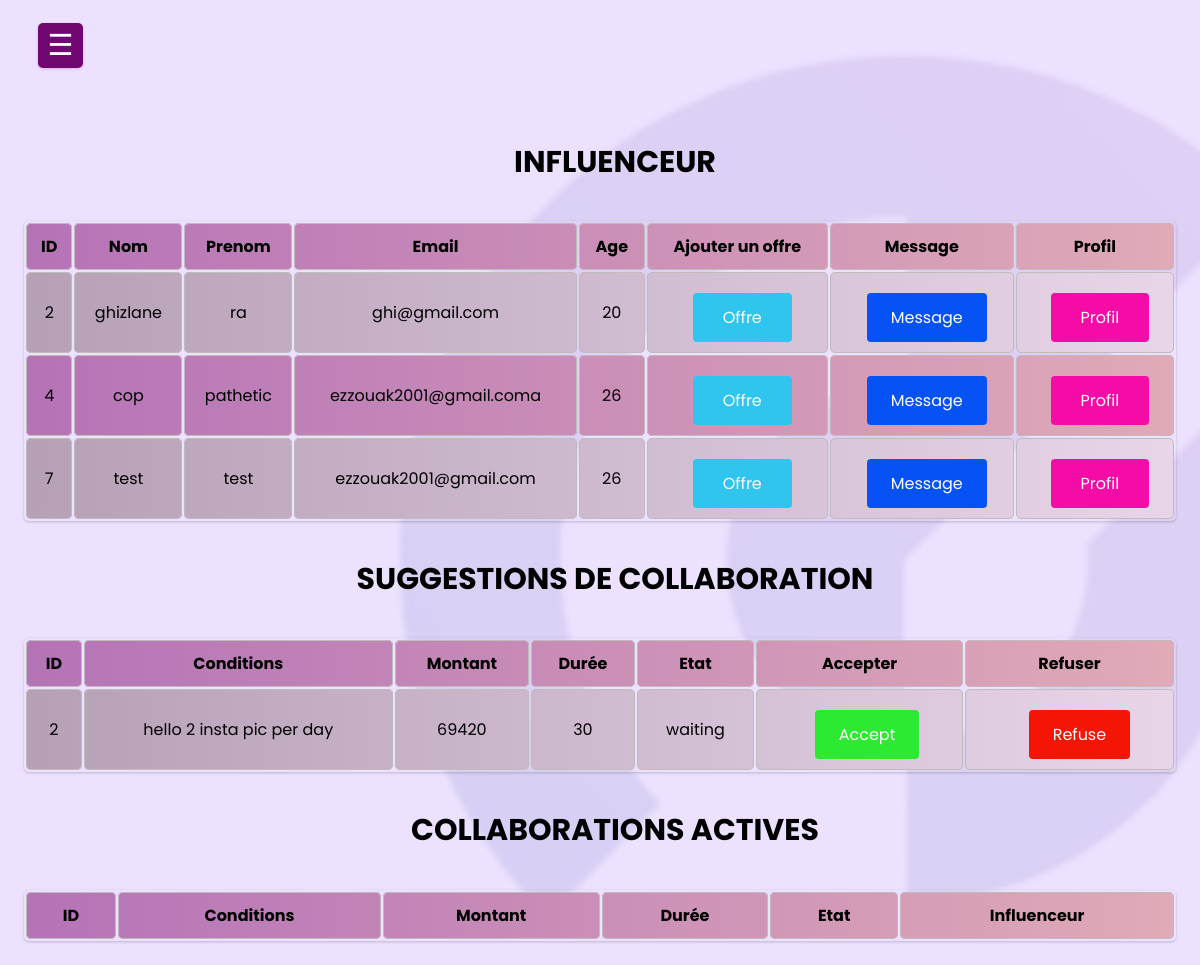
Before: /entreprise.php (signed in) with the older database file.
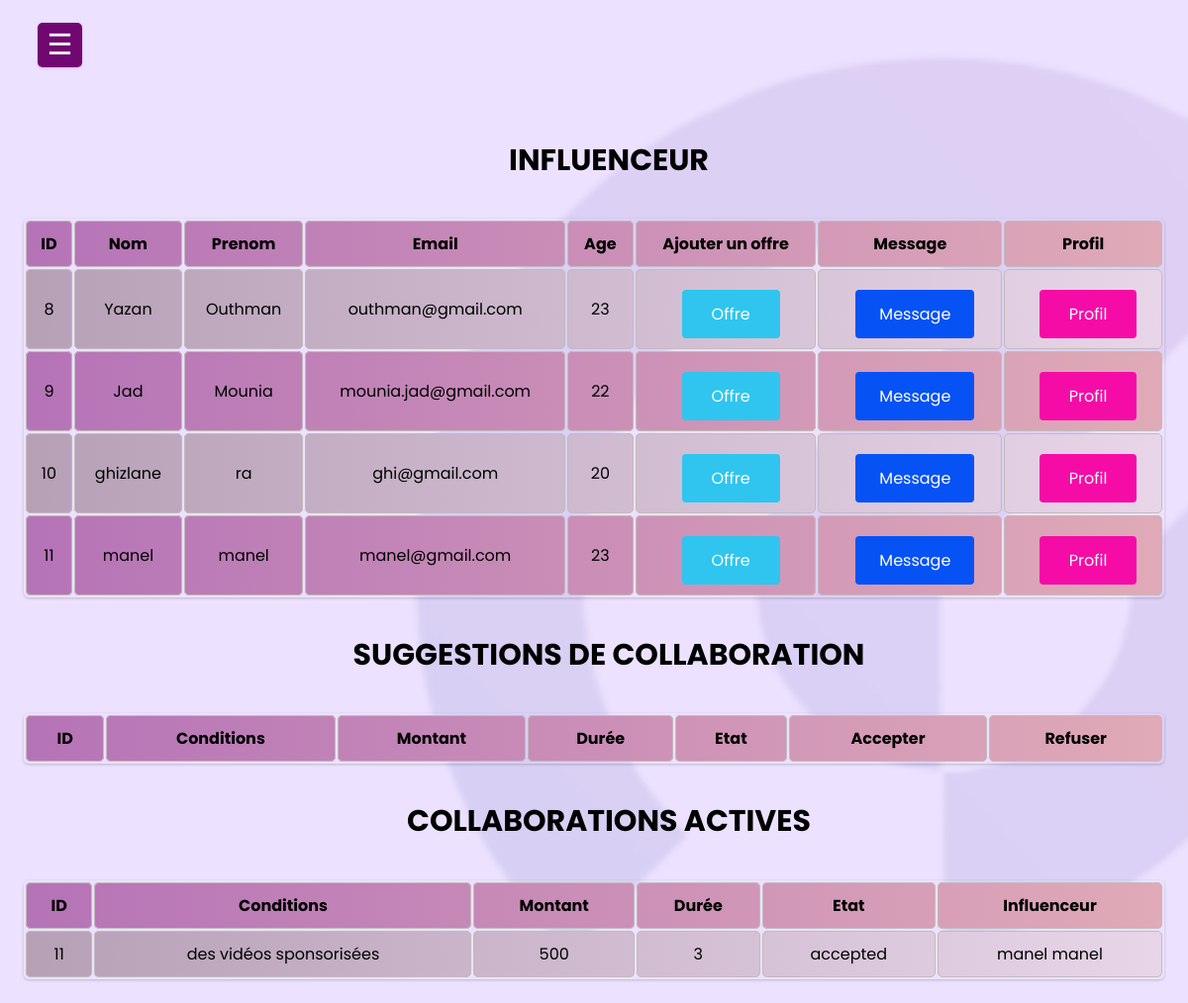
After: the same page with the newer database file.
### tables this page shows
CREATE TABLE `influencer` (
  `id` int(11) NOT NULL,
  `nom` varchar(50) NOT NULL,
  `prenom` varchar(50) NOT NULL,
  `age` int(11) DEFAULT NULL,
  `telephone` varchar(20) DEFAULT NULL,
  `email` varchar(100) NOT NULL,
  `insta` varchar(50) DEFAULT NULL,
  `fcbk` varchar(50) DEFAULT NULL,
  `youtube` varchar(50) DEFAULT NULL,
  `domaine` varchar(50) DEFAULT NULL,
  `abonne` text DEFAULT NULL,
  `password` varchar(100) NOT NULL,
  `pfp` varchar(255) DEFAULT NULL
);

CREATE TABLE `suggestion` (
  `id` int(11) NOT NULL,
  `id_entreprise` int(11) NOT NULL,
  `id_influencer` int(11) NOT NULL,
  `terms` varchar(255) NOT NULL,
  `amount` int(11) NOT NULL,
  `duration` int(11) NOT NULL,
  `state` varchar(255) NOT NULL,
  `reg_date` timestamp NOT NULL DEFAULT current_timestamp()
);

### entreprise.php (the view, shortened to what this page needs)
<!DOCTYPE html>
<html lang="en">
<head>
    <link rel="stylesheet" href="./css/entreprise.css">
    <link rel="stylesheet" href="https://cdnjs.cloudflare.com/ajax/libs/font-awesome/4.7.0/css/font-awesome.min.css">
</head>
<body>
<label for="check">
    <div id="btn">&#9776;</div>
</label>
    <main>
    </main>
<div class="main">
<?php
include_once 'database.php';
$id = $_SESSION['id'];
echo "<h1 style='font-size:30px; padding: 16px;'><strong><center>INFLUENCEUR </center></strong></h1>";
$sql = "SELECT * FROM influencer";
$result = mysqli_query($conn, $sql);
echo "<table>";
echo "<tr><th>ID</th><th>Nom</th><th>Prenom</th><th>Email</th><th>Age</th><th>Ajouter un offre </th><th>Message</th><th>Profil</th></tr>";
foreach ($result as $row) {
    echo "<tr>";
    echo "<td>" .$row['id'] . "</td>";
    echo "<td>".$row['nom']."</td>";
    echo "<td>".$row['prenom']."</td>";
    echo "<td>".$row['email']."</td>";
    echo "<td>".$row['age']."</td>";
    echo "<td>";
    echo "<form method='post'>";
    echo "<button type='button' class='offer-btn'>Offre</button>";
    echo "</form>";
    echo "</td>";
    echo "<td>";
    echo "<form method='post'>";
    echo "<button type='submit' class='message-btn' name='message'>Message</button>";
    echo "</form>";
    echo "</td>";
    echo "<td>";
    echo "<form method='post'>";
    echo "<button type='submit' class='profile-btn' name='profile'>Profil</button>";
    echo "</form>";
    echo "</td>";
    echo "</tr>";
}
echo "</table>";
        ?>
<?php
echo "<h1><center>SUGGESTIONS DE COLLABORATION</center></h1>";
$sql = "SELECT * FROM suggestion WHERE state = 'waiting' AND id_entreprise = '$id'";
$result = mysqli_query($conn, $sql);
echo "<table>";
echo "<tr><th>ID</th><th>Conditions</th><th>Montant</th><th>Dur&eacute;e</th><th>Etat</th><th>Accepter</th><th>Refuser</th></tr>";
foreach ($result as $row) {
    echo "<tr>";
    echo "<td>".$row['id']."</td>";
    echo "<td>".$row['terms']."</td>";
    echo "<td>".$row['amount']."</td>";
    echo "<td>".$row['duration']."</td>";
    echo "<td>".$row['state']."</td>";
    echo "<td>";
    echo "<form method='post'>";
    echo "<button type='submit' name='accept' class='accept-btn' id='accept'>Accept</button>";
    echo "</form>";
    echo "</td>";
    echo "<td>";
    echo "<form method='post'>";
    echo "<button type='submit' name='refuse' class='refuse-btn' id='refuse'>Refuse</button>";
    echo "</form>";
    echo "</td>";
    echo "</tr>";
}
echo "</table>";
        ?>
<?php
$sql = "SELECT * FROM suggestion INNER JOIN influencer ON suggestion.id_influencer = influencer.id WHERE state = 'accepted' AND id_entreprise = '$id'";
$result = mysqli_query($conn, $sql);
echo "<h1>COLLABORATIONS ACTIVES </h1>";
echo "<table>";
echo "<tr><th>ID</th><th>Conditions</th><th>Montant</th><th>Durée</th><th>Etat</th><th>Influenceur</th></tr>";
foreach ($result as $row) {
    echo "<tr>";
    echo "<td>" .$row['id']."</td>";
    echo "<td>".$row['terms']."</td>";
    echo "<td>".$row['amount']."</td>";
    echo "<td>".$row['duration']."</td>";
    echo "<td>".$row['state']."</td>";
    echo "<td>".$row['prenom']." ".$row['nom']."</td>";
    echo "</tr>";
}
echo "</table>";
?>
</div>
</body>
</html>

### css/entreprise.css (style rules this page uses)
* { font-family: "poppins", sans-serif; }
body { background-image: url("../images/bg.png"); background-size: cover; background-attachment: fixed; }
label #btn, label #cancel { position: absolute; cursor: pointer; background-color: #710771; height: 45px; width: 45px; text-align: center; line-height: 45px; color: white; font-size: 29px; border-radius: 5px; box-shadow: 0 1px 3px #e2aae6; margin: 15px 30px; transition: all .5s ease; }
main { padding: 40px; }
.main { transition: margin-left .5s; padding: 16px; margin-left: 0px; }
.main h1 { transition: left .5s; padding: 16px; margin-left: 30px; font-size: 30px; text-align: center; }
table { border-collapse: collapse; width: 100%; box-shadow: 0 1px 3px rgba(0, 0, 0, 0.2); border-collapse: separate; border-color: #787475; border-radius: 5px; margin-top: 20px; }
td, th { border: 1px solid #c2bbbb; border-radius: 5px; padding: 10px; text-align: center; }
tr:nth-child(odd) { background: linear-gradient(to right, #b573b7, #e0aab7); }
tr:nth-child(even) { background: linear-gradient(to right, #b6a0b6, #e8d5e8); }
.offer-btn { background-color: #30c5ee; border: none; border-radius: 4px; color: white; padding: 12px 30px; text-align: center; text-decoration: none; display: inline-block; font-size: 16px; cursor: pointer; margin-left: 10px; margin-top: 10px; }
.message-btn { background-color: #0752f4; color: white; border: none; padding: 12px 24px; font-size: 16px; border-radius: 4px; cursor: pointer; transition: background-color 0.3s ease; margin-left: 10px; margin-top: 10px; }
.profile-btn { background-color: #f50ca7; border: none; border-radius: 4px; color: white; padding: 12px 30px; text-align: center; text-decoration: none; display: inline-block; font-size: 16px; cursor: pointer; margin-left: 10px; margin-top: 10px; }
.refuse-btn { background-color: #f51505; border: none; border-radius: 4px; color: white; padding: 12px 24px; text-align: center; text-decoration: none; display: inline-block; font-size: 16px; cursor: pointer; margin-left: 20px; margin-top: 10px; }
.accept-btn { background-color: #2cea32; border: none; border-radius: 4px; color: white; padding: 12px 24px; cursor: pointer; text-align: center; text-decoration: none; display: inline-block; font-size: 16px; cursor: pointer; margin-left: 15px; margin-top: 10px; margin-right: 0px; }

Changed rows visible on the page:
removed influencer: id "2", nom "ghizlane", prenom "ra", email "ghi@gmail.com", age "20"
removed influencer: id "4", nom "cop", prenom "pathetic", email "ezzouak2001@gmail.coma", age "26"
removed influencer: id "7", nom "test", prenom "test", email "ezzouak2001@gmail.com", age "26"
removed suggestion: id "2", terms "hello 2 insta pic per day", amount "69420", duration "30", state "waiting", shown under "SUGGESTIONS DE COLLABORATION"
added influencer: id "8", nom "Yazan", prenom "Outhman", email "outhman@gmail.com", age "23"
added influencer: id "9", nom "Jad", prenom "Mounia", email "mounia.jad@gmail.com", age "22"
added influencer: id "10", nom "ghizlane", prenom "ra", email "ghi@gmail.com", age "20"
added influencer: id "11", nom "manel", prenom "manel", email "manel@gmail.com", age "23"
added suggestion: id_influencer "11", terms "des vidéos sponsorisées", amount "500", duration "3", state "accepted", id_influencer.prenom "manel", id_influencer.nom "manel", shown under "COLLABORATIONS ACTIVES"
